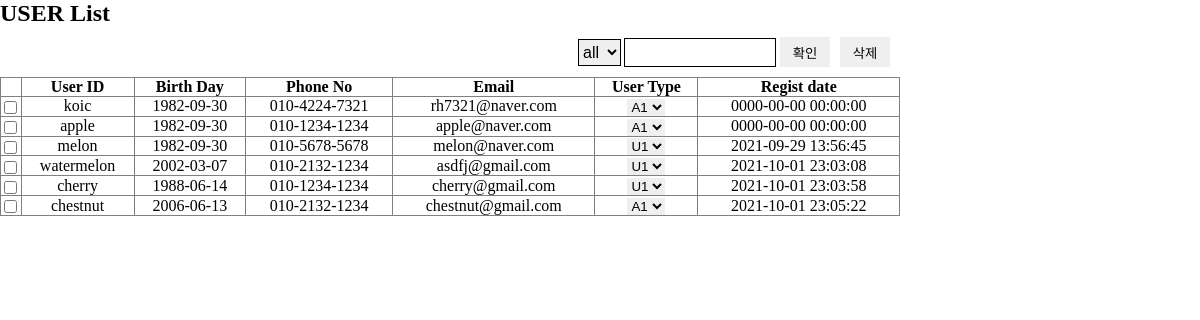
Page /admin/user_info/user_info.php on the committed database.
### tables this page shows
CREATE TABLE `user_info` (
  `info_seq` int NOT NULL AUTO_INCREMENT,
  `info_userid` varchar(30) NOT NULL,
  `info_password` varchar(30) NOT NULL,
  `info_name` varchar(100) DEFAULT NULL,
  `info_birth` date NOT NULL,
  `info_phone` varchar(20) NOT NULL,
  `info_email` varchar(200) NOT NULL,
  `info_type` varchar(10) NOT NULL,
  `info_reg_date` datetime NOT NULL,
  PRIMARY KEY (`info_seq`),
  UNIQUE KEY `info_userid` (`info_userid`)
);

### admin/user_info/user_info.php (the view, shortened to what this page needs)
<?php
include "./include/dbconn.php";
    if(isset($_POST['x_search_btn'])){
        $y_search = $_POST['x_search'];
        $Y_user_auth = $_POST['x_user_auth'];
    }else{
        $y_search = '';
    }
    if(isset($_POST['x_delete_btn'])){
        if(isset($_POST['x_user_idx'])){
            $y_user_idx = $_POST['x_user_idx'];
            foreach($y_user_idx as $i){
                $y_user_idx = $i;
                $sql = "delete from user_info where info_seq='$y_user_idx'";
                $result = mysqli_query($conn, $sql);
            }
        }
        $y_delete_btn = $_POST['x_delete_btn'];
    }else{
        $y_search = '';
    }
?>
<!DOCTYPE html>
<html lang="en">
<head>
    <link rel="stylesheet"  href="./css/user_info.css" type="text/css" />
</head>
<body>
    <h2>USER List</h2>
    <form action="user_info.php" method="post">
    <nav><div class="info_btn">
        <?php
        if(isset($_POST['x_search_btn'])){
        $y_search = $_POST['x_search'];
        }else{
            $y_search = '';
        }
        ?>
        <select name="x_user_auth" id="user_auth">
            <option value="all">all</option>
            <?php
                $sql = 'select info_type From user_info group by info_type';
            ?>
        </select>
        <input id="search_input" type="text" name="x_search" value="<?=$y_search?>" />
        <button name="x_delete_btn" class="user_del" Type="submit" value="delete">삭제</button>
        <button name="x_search_btn" class="user_del"  type="submit" value="search">확인</button>
    </div></nav>
    <section>
        <div class="container">
            <table>
                <tr>
                    <th></th>
                    <th>User ID</th>
                    <th>Birth Day</th>
                    <th>Phone No</th>
                    <th>Email</th>
                    <th>User Type</th>
                    <th>Regist date</th>
                </tr>
                <?php
                    if(isset($_POST['x_search_btn'])){
                        $y_search = $_POST['x_search'];
                        $Y_user_auth = $_POST['x_user_auth'];
                        if(!isset($y_search) && !isset($Y_user_auth) || !isset($y_search) && $Y_user_auth == 'all'){
                            $sql = "select * From user_info where info_userid";
                        }elseif(isset($y_search) && $Y_user_auth != 'all'){
                            $sql = "select * From user_info where info_userid like '%$y_search%' and info_type = '$Y_user_auth' ";
                        }else{
                            $sql = "select * From user_info where info_userid like '%$y_search%' ";
                        }
                    }else{
                        $sql = 'select * From user_info';
                    }
                    $result = mysqli_query($conn, $sql);
                    $arr_count = 0;
                    while($row = mysqli_fetch_array($result)){
                        $userid = $row['info_userid'];
                        $birth = $row['info_birth'];
                        $phone = $row['info_phone'];
                        $email = $row['info_email'];
                        $type = $row['info_type'];
                        $reg_date = $row['info_reg_date'];
                        $useridx = $row['info_seq'];
                ?>
                <tr>
                    <td><input type="checkbox" class="user_idx" name="x_user_idx[]" value=<?=$useridx?>></td>
                    <td class="user_info1"><a href="./user_detail.php?x_user_idx=<?=$useridx?>"><?=$userid?></td>
                    <td class="user_info2"><?=$birth?></td>
                    <td class="user_info3"><?=$phone?></td>
                    <td class="user_info4"><?=$email?></td>
                    <td class="user_info5">
                        <select name="" class="select_type" onchange="user_type(this,'<?=$type?>','<?=$useridx?>','<?=$arr_count?>')">
                            <?php
                                $sql1 = "select * From user_auth";
                                $result1 = mysqli_query($conn, $sql1);
                                while($row1 = mysqli_fetch_array($result1)){
                                    $auth_type = $row1['auth_type'];
                                if($type == $auth_type){
                            ?>
                                <option value="<?=$type?>" selected><?=$type?></option>
                                <?php
                                }else{
                                ?>
                                <option value="<?=$auth_type?>" ><?=$auth_type?></option>
                            <?php
                                };
                                };
                            ?>
                        </select>
                    </td>
                    <td class="user_info6"><?=$reg_date?></td>
                </tr>
                <?php
                $arr_count++;
                };
                ?>
            </table>
        </div>
    </section>
    </form>
</body>
</html>

### admin/user_info/css/user_info.css (style rules this page uses)
html,body,h1,h2,h3,h4,h5,h6,div,p,blockquote,pre,code,address,ul,ol,li,menu,nav,section,article,aside, dl,dt,dd,table,thead,tbody,tfoot,label,caption,th,td,form,fieldset,legend,hr,input,button,textarea,object,figure,figcaption { margin:0;padding:0; }
body,input,select,textarea,button { border:none; }
table { width:100%;border-spacing:0;border-collapse:collapse; }
label,img,input,select,textarea,button { vertical-align:middle; }
a { color:#000;text-decoration:none; }
* { box-sizing: border-box; }
nav { height: 50px; width: 900px; display: flex; align-items: center; }
nav > .info_btn { width: 500px; height: 30px; margin-left: 400px; position: relative; text-align: right; }
.user_del { float: right; width: 50px; height: 100%; margin-right: 10px; }
.container { width: 900px; }
#search_input { outline : 1px solid black; height: 27px; font-size: 16px; width: 150px; margin-right: 5px; position : absolute; right: 120px; top : 2px; }
#user_auth { outline: 1px solid black; font-size: 16px; padding : 3px 0; position: absolute; right: 280px; top : 3px; }
.container > table { border : 1px solid gray; text-align: center; }
.container > table > tr , th, td { border : 1px solid gray; text-align: center; }

### rows in the picture
user_info: info_userid "koic", info_birth "1982-09-30", info_phone "010-4224-7321", info_email "rh7321@naver.com", info_reg_date "0000-00-00 00:00:00"
user_info: info_userid "apple", info_birth "1982-09-30", info_phone "010-1234-1234", info_email "apple@naver.com", info_reg_date "0000-00-00 00:00:00"
user_info: info_userid "melon", info_birth "1982-09-30", info_phone "010-5678-5678", info_email "melon@naver.com", info_reg_date "2021-09-29 13:56:45"
user_info: info_userid "watermelon", info_birth "2002-03-07", info_phone "010-2132-1234", info_email "asdfj@gmail.com", info_reg_date "2021-10-01 23:03:08"
user_info: info_userid "cherry", info_birth "1988-06-14", info_phone "010-1234-1234", info_email "cherry@gmail.com", info_reg_date "2021-10-01 23:03:58"
user_info: info_userid "chestnut", info_birth "2006-06-13", info_phone "010-2132-1234", info_email "chestnut@gmail.com", info_reg_date "2021-10-01 23:05:22"

### other values in the picture
form field value "A1"
form field value "U1"
